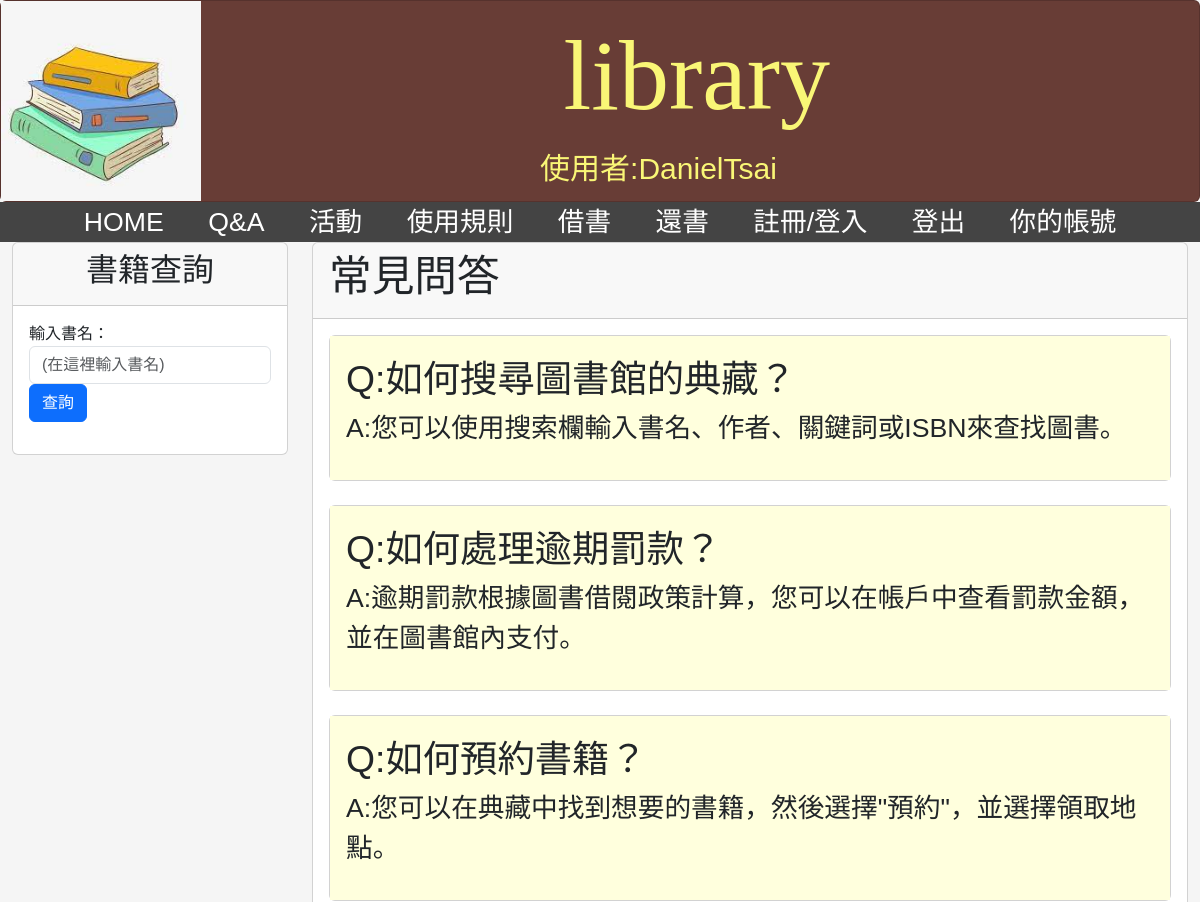
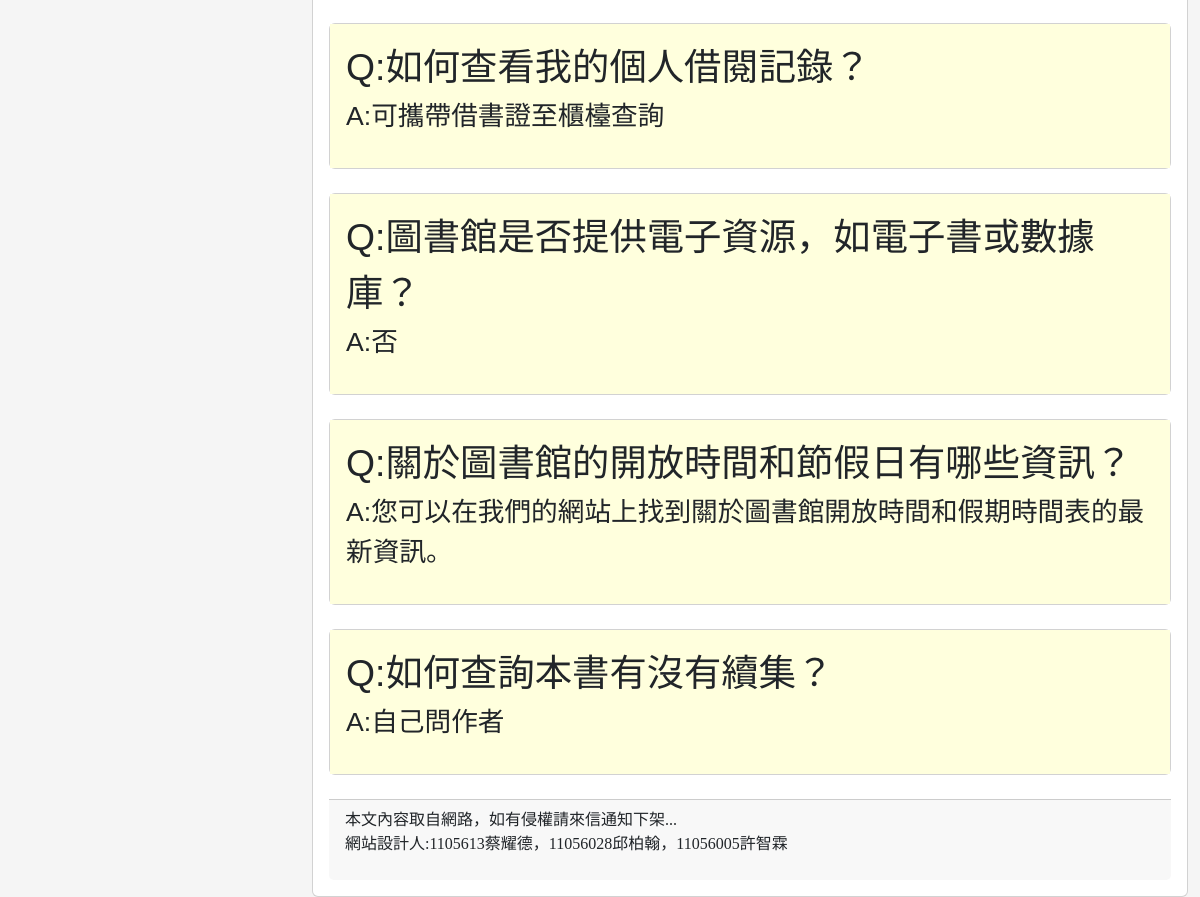
The page /?menu=qa (signed in) on the database its author committed (2 pictures, top to bottom).
### mysite/models.py (models this page shows, shortened)
class Function1(models.Model):
    question=models.CharField(max_length=200)
    answer=models.CharField(max_length=200)
    slug2 = models.CharField(max_length=200, default='your_default_value_here')

### mysite/views.py (the view)
# urls.py: path('',site.homepage,name='homepage'), #連到view的homepage
@login_required(login_url='/msg/')
def homepage(request):
    selected_menu = request.GET.get('menu','home') #預設
    posts=Post.objects.all()
    if request.user.is_authenticated:
        username = request.user.username
    if selected_menu == "home":
        abc=Post.objects.all()
    elif selected_menu == "qa":
        abc=Function1.objects.all()
    elif selected_menu == "activity":
        abc=Function2.objects.all()
    elif selected_menu == "rule":
        abc=Function.objects.all()
    now=datetime.now()
    return render(request,'index.html',{'selected_menu': selected_menu, 'abc': abc,'username':username})

### templates/index.html (shortened to what this page needs)
{% extends "base.html" %}
{% block headmessage %}
{% if selected_menu == "home" %}
    <a style="font-family: FZYaoTi;color: red;font-size: 40pt;">熱門書籍</a>
    {% elif selected_menu == "qa" %}
        <h3 style='font-family:標楷體;font-size: 32pt;'>常見問答</a>
    {% elif selected_menu == "activity" %}
        <h3 style='font-family:標楷體;font-size: 32pt;'>活動相關事項</a>
    {% elif selected_menu == "rule" %}
        <h3 style='font-family:標楷體;font-size: 32pt;'>圖書館須注意哪些事項?</a>
    {% endif %}
{% endblock headmessage %}
{% block content %}
{% if selected_menu == "home" %}
    {% for post in abc %}
        <div class='card'>
            <div style="background-color:orange;" class='card-header'>
                <p>
                    <a style='font-family:微軟正黑體;font-size:23pt;font-weight:bold;float: left;' href='/post/{{post.slug}}/'>{{ post.title }}</a>
                    <a style="font-size: 18pt; float: right;">作者:{{post.author}}</a>
                </p>
            </div>
            <div class='card-body' style='background-color:#ffffdd'>
                <p>
                <a style="font-size: 16pt;">{{ post.body | truncatechars:40 }}</a>
                </p>
            </div>
            <div class='card-footer'  style='background-color:#683D36;'>
                <p>
                <a style="color: yellow;font-size: 18pt;">出版日期：{{ post.publishing }}</a>
                </p>
            </div>
        </div>
        <br>
    {% endfor %}
    {% elif selected_menu == "qa" %}
        {% for function1 in abc %}
        <div class='card'>
            <div class='card-body' style='background-color:#ffffdd'>
                <p>
                <a style="font-size: 28pt;">Q:{{ function1.question }}</a>
                <br>
                <a style="font-size: 20pt;">A:{{function1.answer}} </a>
                </p>
            </div>
        </div>
        <br>
        {% endfor %}
    {% endif %}
    {% endblock %}

### templates/header.html (shortened to what this page needs)
{% load static %}
<div class='card' style="color:#F9F676; background-color:#683D36;">
    <div>
        <img align="left" width="200">
        <a style="font-size: 100px;margin-left: 30%;margin-top: 50px;font-family: Algerian;">library</a>
        {% if username %}
            <h1 style="font-size: 30px;margin-left: 45%;">使用者:{{username}}</div>
        {% endif %}
    </div>

### templates/base.html (style rules this page uses)
body { font-family: Arial, sans-serif; background-color: #f5f5f5; margin: 0; padding: 0; }

### rows shown on the page
Function1: question "如何搜尋圖書館的典藏？", answer "您可以使用搜索欄輸入書名、作者、關鍵詞或ISBN來查找圖書。"
Function1: question "如何處理逾期罰款？", answer "逾期罰款根據圖書借閱政策計算，您可以在帳戶中查看罰款金額，並在圖書館內支付。"
Function1: question "如何預約書籍？", answer "您可以在典藏中找到想要的書籍，然後選擇\"預約\"，並選擇領取地點。"
Function1: question "如何查看我的個人借閱記錄？", answer "可攜帶借書證至櫃檯查詢"
Function1: question "圖書館是否提供電子資源，如電子書或數據庫？", answer "否"
Function1: question "關於圖書館的開放時間和節假日有哪些資訊？", answer "您可以在我們的網站上找到關於圖書館開放時間和假期時間表的最新資訊。"
Function1: question "如何查詢本書有沒有續集？", answer "自己問作者"

### other values the page prints
{{ username }} "DanielTsai"
